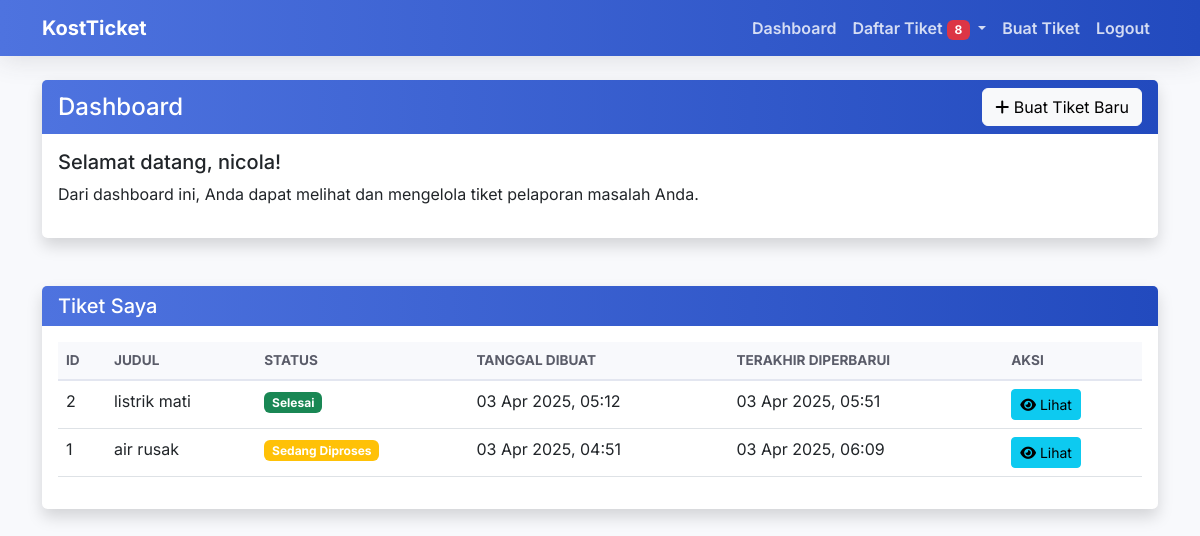
Screenshot of /accounts/dashboard/ (signed in) with the database file from the repository.
### accounts/models.py (models this page shows, shortened)
class User(AbstractUser):
    phone_number = models.CharField(max_length=15, blank=True, null=True)
    is_admin = models.BooleanField(default=False)

### tickets/models.py (models this page shows, shortened)
class Ticket(models.Model):
    STATUS_CHOICES = (
        ('open', _('Terbuka')),
        ('in_progress', _('Sedang Diproses')),
        ('resolved', _('Selesai')),
    )
    title = models.CharField(_('Judul'), max_length=100)
    description = models.TextField(_('Deskripsi'))
    status = models.CharField(_('Status'), max_length=20, choices=STATUS_CHOICES, default='open')
    created_by = models.ForeignKey(
        settings.AUTH_USER_MODEL,
        on_delete=models.CASCADE,
        related_name='tickets',
        verbose_name=_('Dibuat oleh')
    )
    created_at = models.DateTimeField(_('Tanggal dibuat'), auto_now_add=True)
    updated_at = models.DateTimeField(_('Terakhir diperbarui'), auto_now=True)
    class Meta:
        ordering = ['-created_at']
        verbose_name = _('Tiket')
        verbose_name_plural = _('Tiket')

### accounts/views.py (the view)
# urls.py: path('dashboard/', views.dashboard, name='dashboard'),
@login_required
def dashboard(request):
    from tickets.models import Ticket
    tickets = Ticket.objects.filter(created_by=request.user).order_by('-created_at')
    return render(request, 'accounts/dashboard.html', {'tickets': tickets})

### tickets/context_processors.py (called while the page is built)
def notifications_processor(request):
    context = {
        'unread_notifications_count': 0
    }
    if request.user.is_authenticated:
        if hasattr(request.user, 'is_admin') and (request.user.is_admin or request.user.is_staff):
            context['unread_notifications_count'] = Notification.objects.filter(
                user=request.user,
                is_read=False
            ).count()
    return context

### templates/accounts/dashboard.html (shortened to what this page needs)
{% extends 'base/base.html' %}
{% block content %}
<div class="row">
    <div class="col-md-12 mb-4">
        <div class="card shadow">
            <div class="card-header bg-primary text-white d-flex justify-content-between align-items-center">
                <h4 class="mb-0">Dashboard</h4>
                <a href="{% url 'ticket_create' %}" class="btn btn-light">
                    <i class="fas fa-plus"></i> Buat Tiket Baru
                </a>
            </div>
            <div class="card-body">
                <h5>Selamat datang, {{ user.get_full_name|default:user.username }}!</h5>
                <p>Dari dashboard ini, Anda dapat melihat dan mengelola tiket pelaporan masalah Anda.</p>
            </div>
        </div>
    </div>
</div>
<div class="row">
    <div class="col-md-12">
        <div class="card shadow">
            <div class="card-header bg-primary text-white">
                <h5 class="mb-0">Tiket Saya</h5>
            </div>
            <div class="card-body">
                <div class="table-responsive">
                    <table class="table table-hover">
                        <thead>
                            <tr>
                                <th>ID</th>
                                <th>Judul</th>
                                <th>Status</th>
                                <th>Tanggal Dibuat</th>
                                <th>Terakhir Diperbarui</th>
                                <th>Aksi</th>
                            </tr>
                        </thead>
                        <tbody>
                            {% if tickets %}
                                {% for ticket in tickets %}
                                    <tr>
                                        <td>{{ ticket.id }}</td>
                                        <td>{{ ticket.title }}</td>
                                        <td>
                                            {% if ticket.status == 'open' %}
                                                <span class="badge bg-danger">Terbuka</span>
                                            {% elif ticket.status == 'in_progress' %}
                                                <span class="badge bg-warning">Sedang Diproses</span>
                                            {% elif ticket.status == 'resolved' %}
                                                <span class="badge bg-success">Selesai</span>
                                            {% endif %}
                                        </td>
                                        <td>{{ ticket.created_at|date:"d M Y, H:i" }}</td>
                                        <td>{{ ticket.updated_at|date:"d M Y, H:i" }}</td>
                                        <td>
                                            <a href="{% url 'ticket_detail' ticket.id %}" class="btn btn-sm btn-info">
                                                <i class="fas fa-eye"></i> Lihat
                                            </a>
                                        </td>
                                    </tr>
                                {% endfor %}
                            {% else %}
                                <tr>
                                    <td colspan="6" class="text-center">Anda belum memiliki tiket. <a href="{% url 'ticket_create' %}">Buat tiket baru</a>.</td>
                                </tr>
                            {% endif %}
                        </tbody>
                    </table>
                </div>
            </div>
        </div>
    </div>
</div>
{% endblock %}

### static/css/style.css (style rules this page uses)
:root { --primary-color: #4e73df; --secondary-color: #6c757d; --success-color: #1cc88a; --info-color: #36b9cc; --warning-color: #f6c23e; --danger-color: #e74a3b; --light-color: #f8f9fc; --dark-color: #5a5c69; }
body { font-family: 'Inter', -apple-system, BlinkMacSystemFont, "Segoe UI", Roboto, "Helvetica Neue", Arial, sans-serif; background-color: #f8f9fc; color: #333; }
.card { border: none; border-radius: 0.35rem; box-shadow: 0 0.15rem 1.75rem 0 rgba(58, 59, 69, 0.1); transition: all 0.3s ease; margin-bottom: 1.5rem; }
.card-header { background: linear-gradient(to right, #4e73df, #224abe); color: white; border-bottom: none; font-weight: 600; }
.table thead th { background-color: #f8f9fc; border-top: none; border-bottom: 2px solid #e3e6f0; font-weight: 700; color: #5a5c69; text-transform: uppercase; font-size: 0.85rem; }

### rows the page displays
User: get_full_name "nicola"
Ticket: id "2", title "listrik mati", status "Selesai", created_at "03 Apr 2025, 05:12", updated_at "03 Apr 2025, 05:51"
Ticket: id "1", title "air rusak", status "Sedang Diproses", created_at "03 Apr 2025, 04:51", updated_at "03 Apr 2025, 06:09"

### other values shown
{{ unread_notifications_count }} "8"
